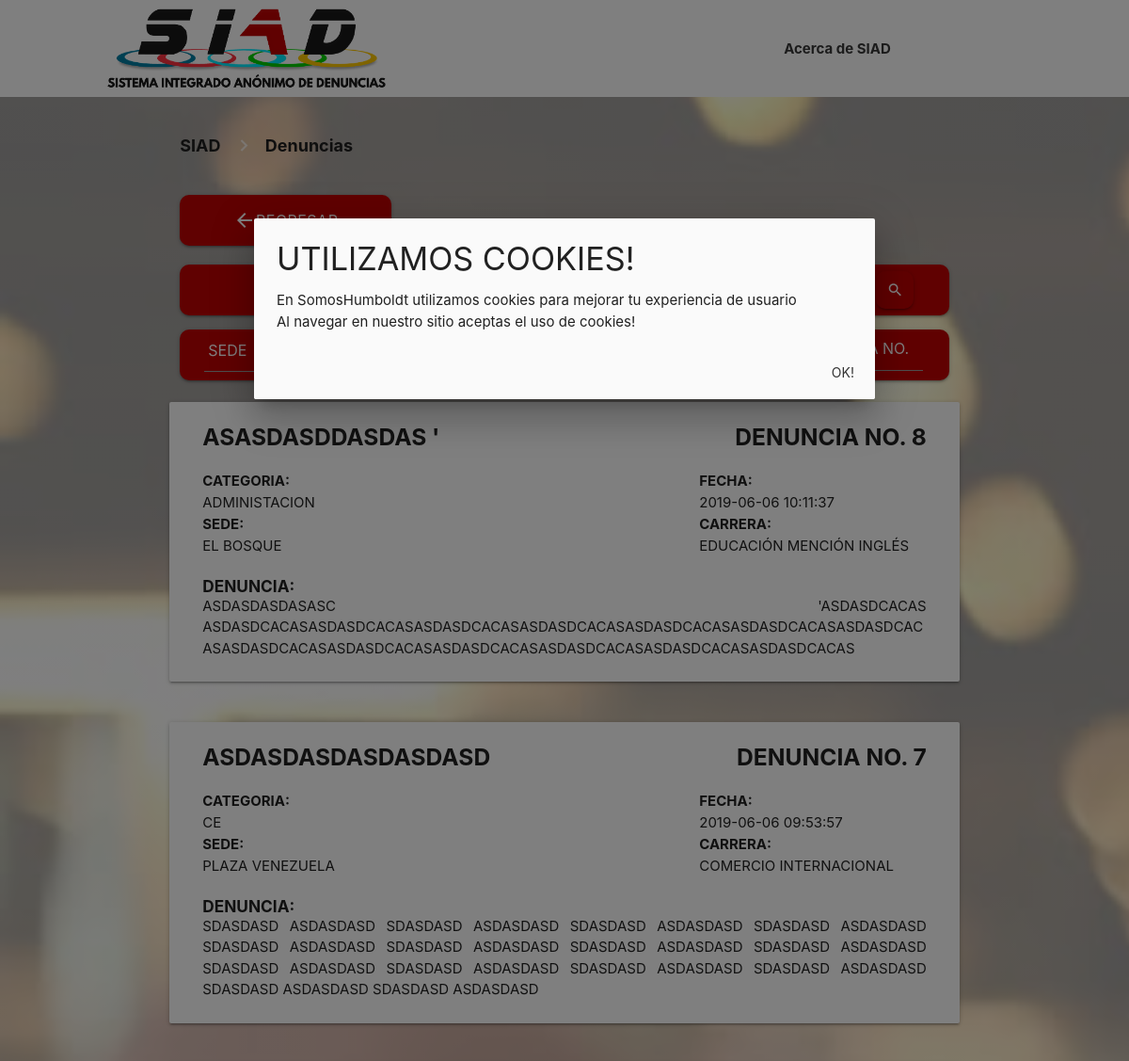
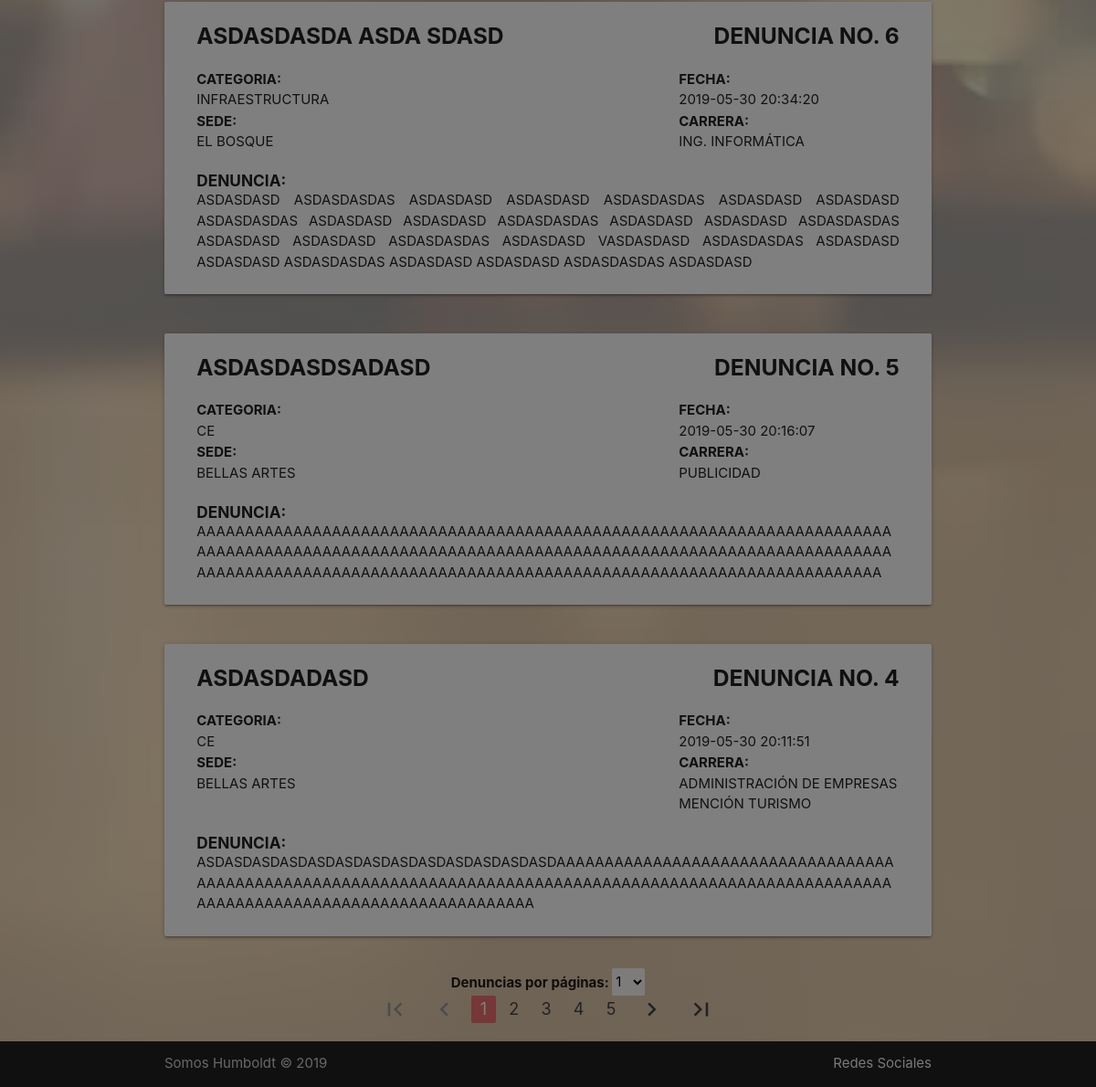
/Siad/Denuncias, run on the app's committed database (2 pictures, top to bottom).
### tables this page shows
CREATE TABLE IF NOT EXISTS `tbl_denuncias` (
  `ID` int(50) NOT NULL AUTO_INCREMENT,
  `denuncia` text NOT NULL,
  `carrera` int(50) NOT NULL,
  `sede` int(50) NOT NULL,
  `categoria` int(50) NOT NULL,
  `asunto` varchar(50) NOT NULL,
  `fechacrea` datetime NOT NULL,
  `ticket` varchar(10) NOT NULL,
  `respuesta` text,
  `estadodenuncia` tinyint(1) NOT NULL DEFAULT '0',
  `publico` tinyint(1) NOT NULL DEFAULT '1',
  `destacado` tinyint(1) NOT NULL DEFAULT '0',
  PRIMARY KEY (`ID`),
  KEY `carrera` (`carrera`),
  KEY `categoria` (`categoria`),
  KEY `sede` (`sede`)
);

CREATE TABLE IF NOT EXISTS `tbl_categorias` (
  `IDCAT` int(11) NOT NULL,
  `categoria` varchar(50) NOT NULL,
  PRIMARY KEY (`IDCAT`)
);

CREATE TABLE IF NOT EXISTS `tbl_sedes` (
  `IDS` int(11) NOT NULL,
  `sede` varchar(25) NOT NULL,
  PRIMARY KEY (`IDS`),
  KEY `ID` (`IDS`)
);

CREATE TABLE IF NOT EXISTS `tbl_carreras` (
  `IDC` int(11) NOT NULL,
  `carrera` varchar(50) NOT NULL,
  PRIMARY KEY (`IDC`)
);

### application/controllers/Cprincipal.php (called while the page is built, shortened)
<?php
class Cprincipal extends CI_Controller {
	function __construct(){
		$this->load->model('Msiad');
	}
	public function denuncias(){
		$data['datos'] = $this->Msiad->sp_consultar_denuncias_publicas();
		$data['numden'] = $this->Msiad->sp_consultar_total_num_denuncias();
		$data['carreras'] = $this->Msiad->sp_consultar_tbl_carreras();
		$data['categorias'] = $this->Msiad->sp_consultar_tbl_categorias();
		$data['sedes'] = $this->Msiad->sp_consultar_tbl_sedes();
		$data['cookie'] = $this->session->userdata('cookie');
		$this->load->view('/siad/Vdenuncias',$data);
	}
}

### index.php (called while the page is built, shortened)
<?php
require_once BASEPATH.'core/CodeIgniter.php';

### application/models/Msiad.php (called while the page is built, shortened)
<?php
Class Msiad extends CI_Model{
	public function sp_consultar_tbl_carreras(){
		$llamar="CALL sp_consultar_carreras();";
		$resultado = $this->db->query($llamar);
		mysqli_next_result($this->db->conn_id);
		if($resultado->num_rows()>0){
			return $resultado->result();
		}
	}
	public function sp_consultar_tbl_categorias(){
		$llamar="CALL sp_consultar_categorias();";
		$resultado = $this->db->query($llamar);
		mysqli_next_result($this->db->conn_id);
		if($resultado->num_rows()>0){
			return $resultado->result();
		}
	}
	public function sp_consultar_tbl_sedes(){
		$llamar="CALL sp_consultar_sedes();";
		$resultado = $this->db->query($llamar);
		mysqli_next_result($this->db->conn_id);
		if($resultado->num_rows()>0){
			return $resultado->result();
		}
	}
	public function sp_consultar_total_num_denuncias(){
		$llamar="CALL sp_consultar_total_num_denuncias();";
		$resultado = $this->db->query($llamar);
		mysqli_next_result($this->db->conn_id);
		if($resultado->num_rows()>0){
			return $resultado->result();
		}
	}
	public function sp_consultar_denuncias_publicas(){
		$llamar="CALL sp_consultar_denuncias_publicas();";
		$resultado = $this->db->query($llamar);
		mysqli_next_result($this->db->conn_id);
		if($resultado->num_rows()>0){
			return $resultado->result();
		}
	}
}
?>

### application/views/siad/Vdenuncias.php (the view, shortened to what this page needs)
<!DOCTYPE html>
<html>
<head>
</head>
<?php
$numvis = 0;
if ($datos) {
	foreach ($datos as $fila) {
		$numvis = $numvis + 1;
	}
}
?>
<body style="overflow: hidden;">
	<header>
		<nav>
			<div class="container" style="width: 90%;">
				<div class="nav-wrapper">
					<a style="height: 103px; overflow: hidden;" href="<?php echo base_url();?>Siad" class="brand-logo" onclick="$('#spinner').css({'opacity':'1','visibility':'visible'}); $('body').css('overflow','hidden');">
						<table>
							<tr style="border: none;">
								<td style="padding: 0;">
									<img style="max-width: 100vw; max-height: 103px;" src="<?php echo base_url();?>assets/media/main/logo_siad_text.png">
								</td>
							</tr>
						</table>
					</a>
					<ul class="right hide-on-med-and-down">
						<li style="width: 500px;;">
							<a class="dropdown-trigger" href="#!" data-target="dropdesc" style="text-align: center; color: #383838; font-weight: bold;">
								Acerca de SIAD
							</a>
						</li>
					</ul>
				</div>
			</div>
		</nav>
	</header>
	<main style="background-image: linear-gradient(to bottom right, #ffffff9e, #ffffff9e), url(<?php echo base_url();?>assets/media/main/verdbg.jpg); background-size: cover; background-attachment: fixed;">
		<div class="container">
			<div class="row" style="margin: 0;">
				<div class="row" style="margin: 0;">
					<nav style="background: transparent; box-shadow: none;">
						<div class="nav-wrapper">
							<div class="col s12">
								<a href="<?php echo base_url();?>Siad" class="breadcrumb" style="font-weight: bold; color: #1e1e1e;" onclick="$('#spinner').css({'opacity':'1','visibility':'visible'}); $('body').css('overflow','hidden');">SIAD</a>
								<a href="<?php echo base_url();?>Siad/Denuncias" class="breadcrumb" style="font-weight: bold; color: #1e1e1e;" onclick="$('#spinner').css({'opacity':'1','visibility':'visible'}); $('body').css('overflow','hidden');">Denuncias</a>
							</div>
						</div>
					</nav>
					<div class="row">
						<div class="col s12">
							<a href="<?php echo base_url();?>Siad" class="pbtn waves-effect waves-light btn-large" onclick="$('#spinner').css({'opacity':'1','visibility':'visible'}); $('body').css('overflow','hidden');">
								<table>
									<tr style="border: none;">
										<td style="padding: 0; text-align: center;">
											<i class="material-icons">arrow_back</i><span style="height: 54px; font-size: 16px; position: relative; top: -6px;">REGRESAR</span>
										</td>
									</tr>
								</table>
							</a>
						</div>
					</div>
					<?php if ($datos) { ?>
						<div class="row" style="margin: 0;">
							<div class="col s12 m6 l6">
								<a class="pbtnf btn-large" style="width: 100%; padding: 0;">
								</a>
							</div>
							<div class="col s12 m6 l6" style="position: relative;">
								<a class="pbtnf btn-large" style="width: 100%; padding: 0;">
									<table>
										<tr style="border: none;">
											<td style="padding: 0;text-align: center;">
												<span style="display: inline-block; height: 54px; font-size: 16px; width: 70%;">
												</span>
												<a id="stbtn" class="pbtn btn-small" style="display: inline-block; width: 40px; height: 40px; line-height: 40px; padding: 0; position: relative; top: -2px;">
													<i class="material-icons">search</i>
												</a>
											</td>
										</tr>
									</table>
								</a>
							</div>
						</div>
						<?php if ($numvis != 0) { ?>
							<div class="row" style="margin: 0;">
								<div class="input-field col s6 m6 l3">
									<a class="pbtnf btn-large" style="width: 100%;">
									</a>
								</div>
								<div class="input-field col s6 m6 l3">
									<a class="pbtnf btn-large" style="width: 100%;">
									</a>
								</div>
								<div class="input-field col s6 m6 l3">
									<a class="pbtnf btn-large" style="width: 100%;">
									</a>
								</div>
								<div class="input-field col s6 m6 l3">
									<a class="pbtnf btn-large" style="width: 100%;">
									</a>
								</div>
							</div>
						<?php } ?>
					<?php } ?>
				</div>
			</div>
			<div id="contenedor_den">
				<?php if ($datos) { ?>
					<div class="row" style="margin: 0;">
						<?php foreach ($datos as $fila) { ?>
							<div class="col s12">
								<div class="row">
									<div class="card">
										<div class="card-content">
											<div class="row" style="margin: 0;">
												<div class="col s12 m6 l6">
													<h5 style="margin: 0; font-weight: bold; text-transform: uppercase; word-break: break-word;">
														<?php echo htmlentities($fila->asunto, ENT_QUOTES); ?>
													</h5>
												</div>
												<div class="col s12 m6 l6 noden" style="text-align: right;">
													<h5 style="margin: 0; font-weight: bold; text-transform: uppercase;">
														Denuncia No. <?php echo $fila->ID; ?>
													</h5>
												</div>
												<div class="col s12"><br></div>
												<div class="col s6 m8 l8" style="text-transform: uppercase; font-weight: bold;">
													Categoria:
												</div>
												<div class="col s6 m4 l4" style="text-transform: uppercase; font-weight: bold;">
													Fecha:
												</div>
												<div class="col s6 m8 l8" style="text-transform: uppercase;">
													<?php echo $fila->categoria; ?>
												</div>
												<div class="col s6 m4 l4" style="text-transform: uppercase;">
													<?php echo $fila->fechacrea; ?>
												</div>
												<div class="col s12"></div>
												<div class="col s6 m8 l8" style="text-transform: uppercase; font-weight: bold;">
													Sede:
												</div>
												<div class="col s6 m4 l4" style="text-transform: uppercase; font-weight: bold;">
													Carrera:
												</div>
												<div class="col s6 m8 l8" style="text-transform: uppercase;">
													<?php echo $fila->sede; ?>
												</div>
												<div class="col s6 m4 l4" style="text-transform: uppercase;">
													<?php echo $fila->carrera; ?>
												</div>
												<div class="col s12">
													<br>
													<h6 style="font-weight: bold; margin: 0; text-transform: uppercase;">Denuncia:</h6>
													<p style="text-align: justify; text-transform: uppercase; word-break: break-word;">
														<?php echo htmlentities($fila->denuncia, ENT_QUOTES); ?>
													</p>
												</div>
											</div>
										</div>
									</div>
								</div>
							</div>
						<?php } ?>
					<?php } ?>
				</div>
				<div class="row">
					<div class="col s12" style="text-align: center;">
						<span style="font-weight: bold;">Denuncias por páginas: </span>
						<select id="ne" class="browser-default" style="width: auto; padding: 0; border: 0;display: inline-block; height: 30px;">
							<option value="1" selected>1</option>
						</select>
					</div>
					<div class="col s12" style="text-align: center;">
						<ul class="pagination" style="margin: auto;display: inline;">
							<li class="disabled" title="primera página" onclick="filtrar_pagina(1);">
								<a href="#!">
									<i class="material-icons">first_page</i>
								</a>
							</li>
							<li class="disabled" title="página anterior">
								<a href="#!">
									<i class="material-icons">chevron_left</i>
								</a>
							</li>
							<li class="active">
								<a href="#!" onclick="filtrar_pagina(1);" >1</a>
							</li>
							<li class="waves-effect">
								<a href="#!" onclick="filtrar_pagina(2);" >2</a>
							</li>
							<li class="waves-effect">
								<a href="#!" onclick="filtrar_pagina(3);" >3</a>
							</li>
							<li class="waves-effect">
								<a href="#!" onclick="filtrar_pagina(4);" >4</a>
							</li>
							<li class="waves-effect">
								<a href="#!" onclick="filtrar_pagina(5);" >5</a>
							</li>
							<li class="waves-effect" title="página siguiente">
								<a href="#!">
									<i class="material-icons">chevron_right</i>
								</a>
							</li>
							<li class="waves-effect" title="última página">
								<a href="#!">
									<i class="material-icons">last_page</i>
								</a>
							</li>
						</ul>
					</div>
				</div>
			</div>
		</main>
		<footer class="page-footer" style="padding: 0;">
			<div class="footer-copyright">
				<div class="container">
					Somos Humboldt © 2019
					<a class="grey-text text-lighten-4 right" href="#!">Redes Sociales</a>
				</div>
			</div>
		</footer>
		<?php if (!$cookie) { ?>
			<div id="modalcookie" class="modal">
				<div class="modal-content" style="padding-bottom: 0;">
					<h4 class="mtitle">UTILIZAMOS COOKIES!</h4>
					<div class="row" style="margin: 0;">
						<p>
							En SomosHumboldt utilizamos cookies para mejorar tu experiencia de usuario
							<br>
							Al navegar en nuestro sitio aceptas el uso de cookies!
						</p>
					</div>
				</div>
				<div class="modal-footer">
					<a id="mcookie" href="#!" class="modal-close waves-effect waves-green btn-flat">OK!</a>
				</div>
			</div>
		<?php } ?>
		<link rel="stylesheet" type="text/css" href="<?php echo base_url();?>assets/css/materialize.css">
		<link rel="stylesheet" type="text/css" href="<?php echo base_url();?>assets/css/style.css">
		<link rel="stylesheet" type="text/css" href="<?php echo base_url();?>assets/css/icons.css">
		<link rel="stylesheet" type="text/css" href="<?php echo base_url();?>assets/css/mediaq.css">
	</body>
	</html>

### assets/css/style.css (style rules this page uses)
body { overflow-x: hidden; }
.pbtn { width: 225px; background: #c20303; border-radius: 10px; }
.pbtnf { width: 225px; background: #c20303; border-radius: 10px; }
::placeholder { font-weight: bold; color: #00372c; }

### application/views/siad/Vdenuncias.php (style rules this page uses)
select option { color: black; }
::placeholder { color: white; font-weight: initial; }

### data on the page
tbl_denuncias: asunto "ASASDASDDASDAS '", ID "8", categoria.categoria "ADMINISTACION", fechacrea "2019-06-06 10:11:37", sede.sede "EL BOSQUE", carrera.carrera "EDUCACIÓN MENCIÓN INGLÉS", denuncia "ASDASDASDASASC 'ASDASDCACAS ASDASDCACASASDASDCACASASDASDCACASASDASDCACASASDASDCACASASDASDCACASASDASDCACASASDASDCACASASDASDCACASASDASDCACASASDASDCACASASDASDCACASASDASDCACAS"
tbl_denuncias: asunto "ASDASDASDASDASDASD", ID "7", categoria.categoria "CE", fechacrea "2019-06-06 09:53:57", sede.sede "PLAZA VENEZUELA", carrera.carrera "COMERCIO INTERNACIONAL", denuncia "SDASDASD ASDASDASD SDASDASD ASDASDASD SDASDASD ASDASDASD SDASDASD ASDASDASD SDASDASD ASDASDASD SDASDASD ASDASDASD SDASDASD ASDASDASD SDASDASD ASDASDASD SDASDASD ASDASDASD SDASDASD ASDASDASD SDASDASD ASDASDASD SDASDASD ASDASDASD SDASDASD ASDASDASD SDASDASD ASDASDASD"
tbl_denuncias: asunto "ASDASDASDA ASDA SDASD", ID "6", categoria.categoria "INFRAESTRUCTURA", fechacrea "2019-05-30 20:34:20", sede.sede "EL BOSQUE", carrera.carrera "ING. INFORMÁTICA", denuncia "ASDASDASD ASDASDASDAS ASDASDASD ASDASDASD ASDASDASDAS ASDASDASD ASDASDASD ASDASDASDAS ASDASDASD ASDASDASD ASDASDASDAS ASDASDASD ASDASDASD ASDASDASDAS ASDASDASD ASDASDASD ASDASDASDAS ASDASDASD VASDASDASD ASDASDASDAS ASDASDASD ASDASDASD ASDASDASDAS ASDASDASD ASDASDASD ASDASDASDAS ASDASDASD"
tbl_denuncias: asunto "ASDASDASDSADASD", ID "5", categoria.categoria "CE", fechacrea "2019-05-30 20:16:07", sede.sede "BELLAS ARTES", carrera.carrera "PUBLICIDAD", denuncia "AAAAAAAAAAAAAAAAAAAAAAAAAAAAAAAAAAAAAAAAAAAAAAAAAAAAAAAAAAAAAAAAAAAAAAAAAAAAAAAAAAAAAAAAAAAAAAAAAAAAAAAAAAAAAAAAAAAAAAAAAAAAAAAAAAAAAAAAAAAAAAAAAAAAAAAAAAAAAAAAAAAAAAAAAAAAAAAAAAAAAAAAAAAAAAAAAAAAAAAAAAAAAAAAAAAAAAA"
tbl_denuncias: asunto "ASDASDADASD", ID "4", categoria.categoria "CE", fechacrea "2019-05-30 20:11:51", sede.sede "BELLAS ARTES", carrera.carrera "ADMINISTRACIÓN DE EMPRESAS MENCIÓN TURISMO", denuncia "ASDASDASDASDASDASDASDASDASDASDASDASDASDAAAAAAAAAAAAAAAAAAAAAAAAAAAAAAAAAAAAAAAAAAAAAAAAAAAAAAAAAAAAAAAAAAAAAAAAAAAAAAAAAAAAAAAAAAAAAAAAAAAAAAAAAAAAAAAAAAAAAAAAAAAAAAAAAAAAAAAAAAAAAA"
